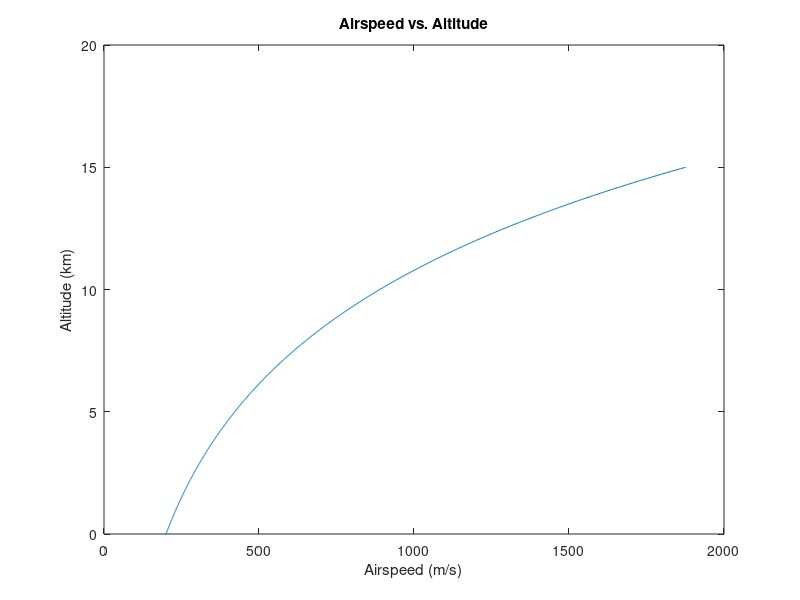

Write the MATLAB code that produced this figure.
clear,clc;
h=linspace(0,15,1000);
V=200*exp(h./6.7);
plot(V,h);
title('Airspeed vs. Altitude');
xlabel('Airspeed (m/s)');
ylabel('Altitude (km)');
